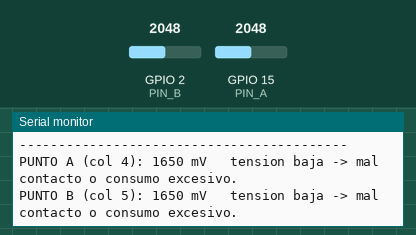
Simulated run of this sketch. Board: ESP32. Parts: the last lines printed to the serial monitor. The inputs (shaded band) are chosen by the test bench; at power-on: GPIO 2 (PIN_B) = 2048, GPIO 15 (PIN_A) = 2048.

Above: at 2.0 s.
2.1 s: GPIO 2 (PIN_B) set to 2866
At 3.3 s:
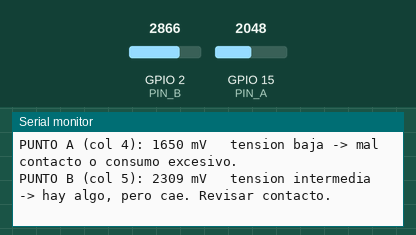
5.1 s: GPIO 15 (PIN_A) set to 2866
At 6.6 s:
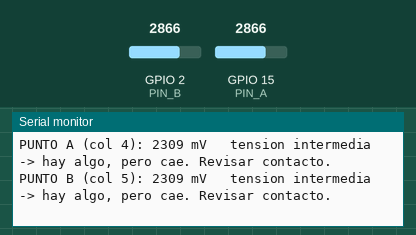
8.1 s: GPIO 2 (PIN_B) set to 4095
At 9.9 s:
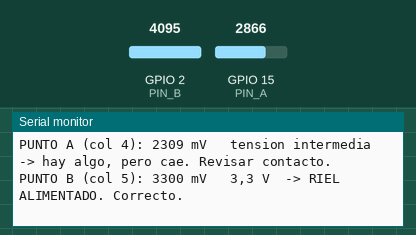
11.1 s: GPIO 15 (PIN_A) set to 4095
At 13.0 s:
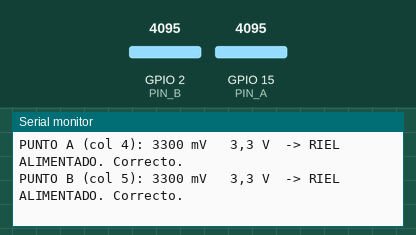
13.9 s: GPIO 2 (PIN_B) set to 660
At 14.6 s:
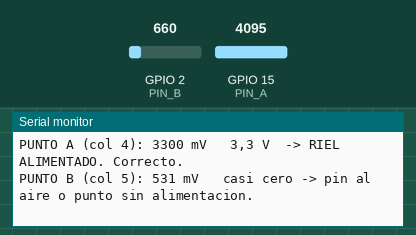
16.9 s: GPIO 15 (PIN_A) set to 660
At 17.8 s:
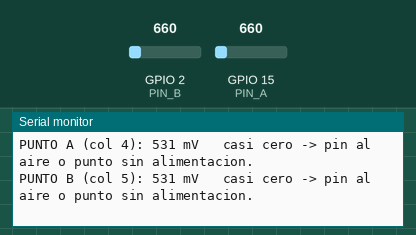

Measured:
- after the input at 2.1 s, the serial monitor: prints a new line after 0.50 s (image 1)
- after the input at 5.1 s, the serial monitor: prints a new line after 0.79 s (image 2)
- after the input at 8.1 s, the serial monitor: prints a new line after 1.1 s (image 3)
- after the input at 11.1 s, the serial monitor: prints a new line after 1.4 s (image 4)
- after the input at 13.9 s, the serial monitor: prints a new line after 0.21 s (image 5)
- after the input at 16.9 s, the serial monitor: prints a new line after 0.49 s (image 6)

The sketch:

03-voltimetro.ino
```cpp
// ============================================================================
//  Mantech Latam - Prueba 3: voltimetro
//
//  Convierte el ESP32 en un medidor de tension, para comprobar sin multimetro
//  si los rieles de la protoboard tienen alimentacion.
//
//  COMO SE USA
//    Con el USB desenchufado, conecta un cable macho-macho desde el punto que
//    quieras medir hasta una de estas columnas:
//
//      columna 4  (pin D15)  -> PUNTO A
//      columna 5  (pin D2)   -> PUNTO B
//
//    Enchufa y mira el monitor serie. Podes medir los dos a la vez.
//
//  QUE SE ESPERA
//    Riel + bien alimentado .... alrededor de 3300 mV
//    Riel - (masa) ............. cerca de 0 mV
//    Nada conectado ............ valor que baila sin sentido (pin al aire)
//
//  SEGURIDAD: medi solo puntos de 3,3 V o menos. NO conectes VIN (5 V) ni
//  nada de mayor tension a estos pines.
// ============================================================================

#define PIN_A 15   // columna 4  (D15)
#define PIN_B 2    // columna 5  (D2)

const int MUESTRAS = 32;

/** Promedia varias lecturas para que el numero no baile. */
int medirMilivolts(int pin) {
  long suma = 0;
  for (int i = 0; i < MUESTRAS; i++) {
    suma += analogReadMilliVolts(pin);
    delay(2);
  }
  return (int)(suma / MUESTRAS);
}

/** Traduce el valor medido a algo que se entienda. */
String interpretar(int mv) {
  if (mv > 3000) return "3,3 V  -> RIEL ALIMENTADO. Correcto.";
  if (mv > 2000) return "tension intermedia -> hay algo, pero cae. Revisar contacto.";
  if (mv > 700)  return "tension baja -> mal contacto o consumo excesivo.";
  if (mv > 150)  return "casi cero -> pin al aire o punto sin alimentacion.";
  return "0 V -> es MASA, o el punto no tiene alimentacion.";
}

void setup() {
  Serial.begin(115200);
  delay(800);

  // Rango completo de medicion (hasta ~3,3 V)
  analogSetAttenuation(ADC_11db);

  Serial.println();
  Serial.println("==========================================");
  Serial.println(" Mantech - Voltimetro");
  Serial.println("==========================================");
  Serial.println(" PUNTO A = columna 4  (pin D15)");
  Serial.println(" PUNTO B = columna 5  (pin D2)");
  Serial.println();
  Serial.println(" Conecta un cable desde el riel + hasta la columna 4.");
  Serial.println(" Si queres, otro desde el riel - hasta la columna 5.");
  Serial.println("------------------------------------------");
}

void loop() {
  int a = medirMilivolts(PIN_A);
  int b = medirMilivolts(PIN_B);

  Serial.println();
  Serial.print("PUNTO A (col 4): ");
  Serial.print(a);
  Serial.print(" mV   ");
  Serial.println(interpretar(a));

  Serial.print("PUNTO B (col 5): ");
  Serial.print(b);
  Serial.print(" mV   ");
  Serial.println(interpretar(b));

  delay(1500);
}
```
